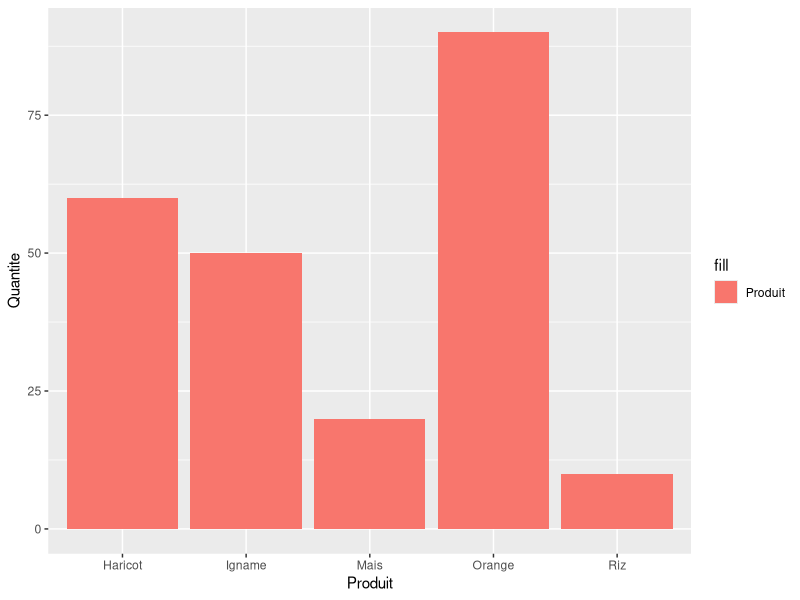

Write R code to recreate this figure.
## ---- chunk 1
Produit <- c("Mais", "Igname", "Haricot", "Orange", "Riz")
Quantite <- c(20, 50, 60, 90, 10)

achat <- data.frame(
  Produit = Produit,
  Quantite = Quantite
)

achat
## ---- chunk 2
library(ggplot2)

achat |> 
ggplot(aes(x = Produit, y = Quantite, fill = "Produit"))+
         geom_col()
